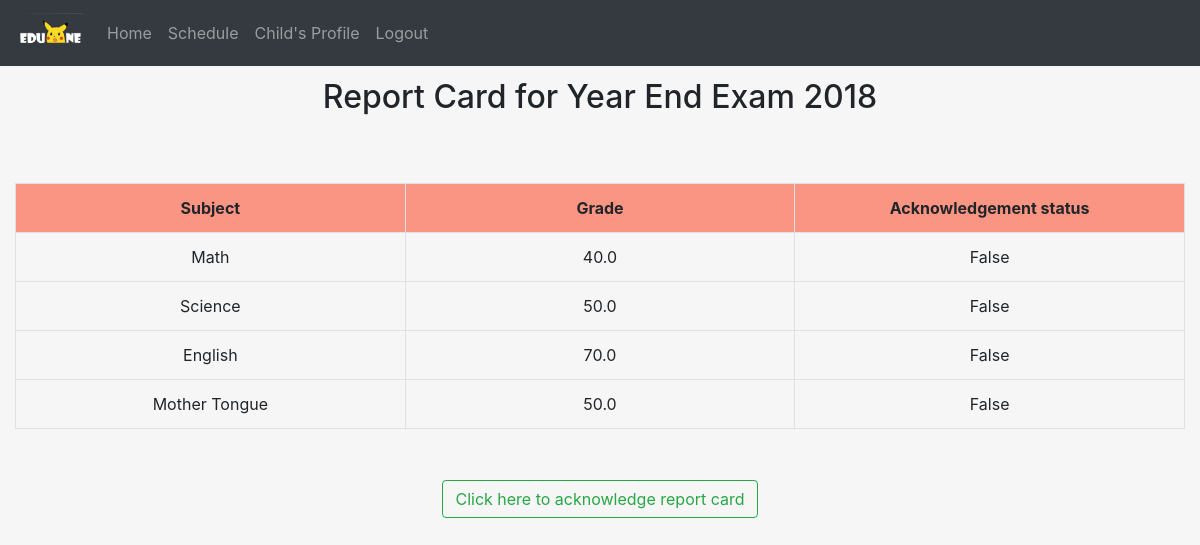
The app's page /childslist/S9999999D/profile/reportcard/4/ (signed in) with its own data.
### main/models.py (models this page shows, shortened)
class ReportCardPage(models.Model):
    reportCard = models.ForeignKey(
        'ReportCard',
        on_delete=models.CASCADE,
    )
    examination_type = models.CharField(max_length=20)
    exam_date = models.DateField()
    description = models.CharField(max_length=200)
    acknowledgement = models.BooleanField(default=False)

class SubjectGrade(models.Model):
    reportCardPage = models.ForeignKey(
        'ReportCardPage',
        on_delete=models.CASCADE,
    )
    subjectName = models.CharField(max_length=50)
    marks = models.DecimalField(max_digits=3, decimal_places=1)

### main/views.py (the view)
# urls.py: path('childslist/<str:id>/profile/reportcard/<int:rcid>/', views.childreportcardpage, name='report-card-page'),
@login_required
def childreportcardpage(request, id=None, rcid=None):
	current_user = request.user
	parent = ParentProfile.objects.get(user__exact=current_user)
	studentcheck = Student.objects.filter(child_of__exact = parent)
	SLIST = []
	for i in studentcheck:
		SLIST.append(i.nric)
	if id not in SLIST: ## prevent access to other student report card
		return HttpResponseForbidden()
	student = Student.objects.get(nric__exact = id)
	reportcard = ReportCard.objects.get(student__exact = student)
	reportcardpage = ReportCardPage.objects.get(reportCard__exact = reportcard, id__exact = rcid)
	SUBJECTGRADELIST = []
	subjectgrade = SubjectGrade.objects.filter(reportCardPage__exact = reportcardpage)
	for i in subjectgrade:
		SUBJECTGRADELIST.append(i)
	context = {
		'student' : student,
		'reportcardpage' : reportcardpage,
		'SUBJECTGRADELIST' : SUBJECTGRADELIST,
	}
	return render(request, 'child/child-report-card-page.html', context)

### main/templates/child/child-report-card-page.html (shortened to what this page needs)
{% include "common/header.html" %}
{% load static %}
{% block content %}
<!DOCTYPE html>
<head>
        <link rel="stylesheet" href="http://code.jquery.com/ui/1.11.0/themes/smoothness/jquery-ui.css">
</head>
<body>
    <div class="container-fluid">
        <div class="row">
            <div class="col-md-12 text-center">
                <h2 style="padding: 1%;">Report Card for {{reportcardpage.examination_type}}</h2>
            </div>
        </div>
        <table class="table table-hover table-bordered">
            <tr>
                <th style="width: 33%;">Subject</th>
                <th style="width: 33%;">Grade</th>
                <th style="width: 33%;">Acknowledgement status</th>
            </tr>
            {% for sg in SUBJECTGRADELIST %}
            <tr>
                <td>{{sg.subjectName}}</td>
                <td>{{sg.marks}}</td>
                <td>{{reportcardpage.acknowledgement}}</td>
            </tr>
            {% endfor %}
        </table>
        <div class="row">
            <div class="col-md-12 text-center">
                {% if reportcardpage.acknowledgement == False %}
                <button id= "acknowledgeReport" btn data-id="{% url 'report-card-page-acknowledge' id=student.nric pk=reportcardpage.id %}" role="button" class="btn btn-outline-success">Click here to acknowledge report card</button></td>
                {% endif %}
            </div>
        </div>
    </div>
</body>
</html>
{% endblock %}

### main/templates/child/child-report-card-page.html (style rules this page uses)
th { background-color: #FA9483; text-align: center; }
td { text-align: center; }
table { margin-top: 4%; }
.btn-outline-success { margin-top: 3%; }

### records on screen
ReportCardPage: examination_type "Year End Exam 2018", acknowledgement "False"
SubjectGrade: subjectName "Math", marks "40.0"
SubjectGrade: subjectName "Science", marks "50.0"
SubjectGrade: subjectName "English", marks "70.0"
SubjectGrade: subjectName "Mother Tongue", marks "50.0"
